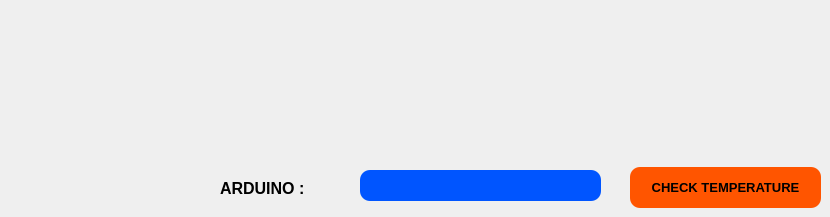
     <widget class="QWidget" name="tab_14">
      <attribute name="title">
       <string>ARDUINO</string>
      </attribute>
      <widget class="QPushButton" name="Check">
       <property name="geometry">
        <rect>
         <x>630</x>
         <y>167</y>
         <width>191</width>
         <height>41</height>
        </rect>
       </property>
       <property name="font">
        <font>
         <pointsize>10</pointsize>
         <weight>75</weight>
         <bold>true</bold>
        </font>
       </property>
       <property name="styleSheet">
        <string notr="true">QPushButton{
color: rgb(0, 0, 0);
background-color: rgb(255, 85, 0);
border-radius:10px;
}
QPushButton:hover{

color:rgb(255, 85, 0);
background-color: rgb(0, 0, 0);
}</string>
       </property>
       <property name="text">
        <string>CHECK TEMPERATURE</string>
       </property>
      </widget>
      <widget class="QLineEdit" name="temperature">
       <property name="geometry">
        <rect>
         <x>360</x>
         <y>170</y>
         <width>241</width>
         <height>31</height>
        </rect>
       </property>
       <property name="font">
        <font>
         <pointsize>10</pointsize>
         <weight>75</weight>
         <bold>true</bold>
        </font>
       </property>
       <property name="styleSheet">
        <string notr="true">color: rgb(255,255,255);
background-color: rgb(0, 85, 255);
border-radius:10px;</string>
       </property>
      </widget>
      <widget class="QLabel" name="label_16">
       <property name="geometry">
        <rect>
         <x>220</x>
         <y>180</y>
         <width>121</width>
         <height>16</height>
        </rect>
       </property>
       <property name="font">
        <font>
         <pointsize>12</pointsize>
         <weight>75</weight>
         <bold>true</bold>
        </font>
       </property>
       <property name="text">
        <string>ARDUINO :</string>
       </property>
      </widget>
     </widget>
